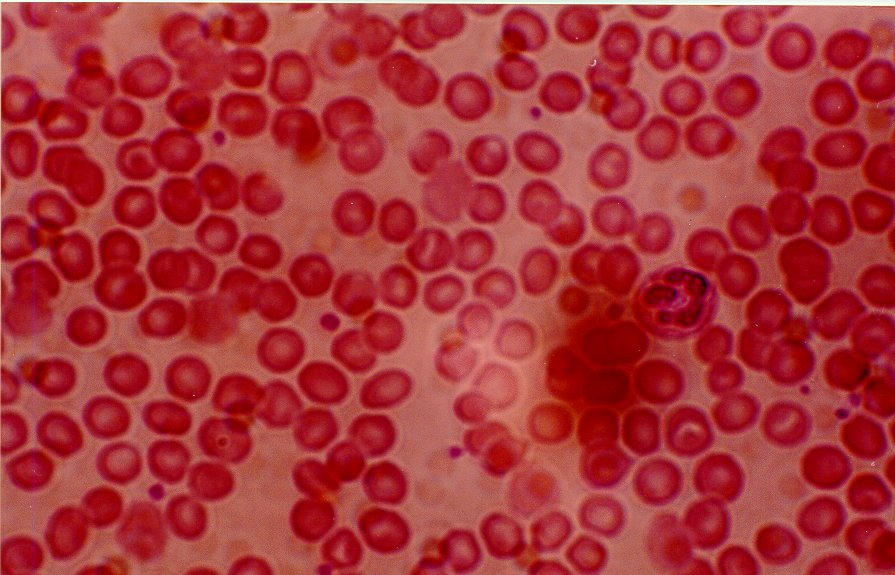
#> input picture vezbe/v1-cv-basics/images/bloodcells.jpg, 895 x 575 px, found by its file name
$ jupyter execute bloodcells-inverted.ipynb   (shell and % lines are left out)   (Python 2 division)   (older library calls are emulated)
#> lines starting #> are read from the running program, lines starting #| are printed output that depends on the picture; after the words box and inside, x2 and y2 are one past the last pixel; in counts of white or black regions, pixels touching at a corner belong together
[cell 1]
import matplotlib.pyplot as plt

import matplotlib.pylab as pylab
pylab.rcParams['figure.figsize'] = 16,12

import numpy as np
import cv2 # OpenCV biblioteka

img_blood = cv2.cvtColor(cv2.imread('../slike/bloodcells.jpg'), cv2.COLOR_BGR2RGB)
img_blood = img_blood[8:,:] #skinem gornju bijelu liniju
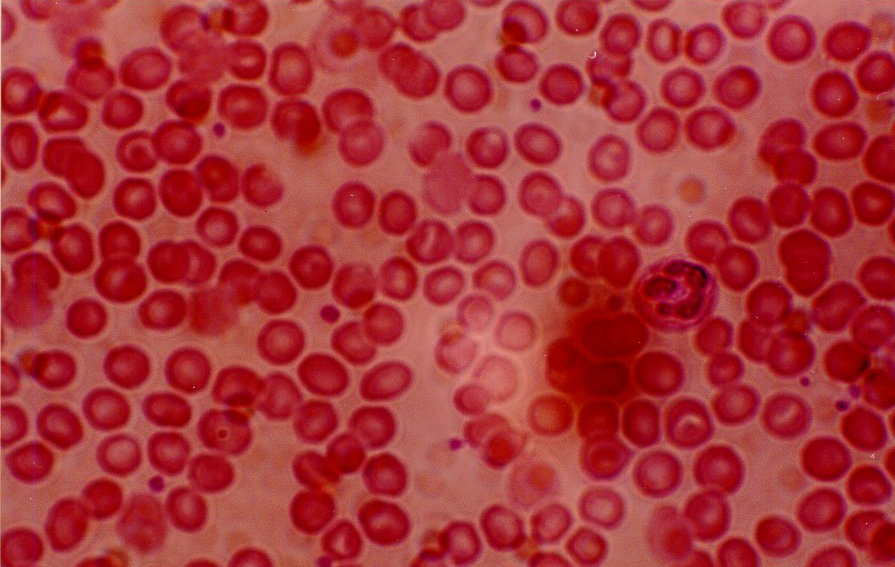
#> img_blood: shape (567, 895, 3); mean R, G, B 169.1, 50.3, 55.2
img_blood_gs = cv2.cvtColor(img_blood, cv2.COLOR_RGB2GRAY)
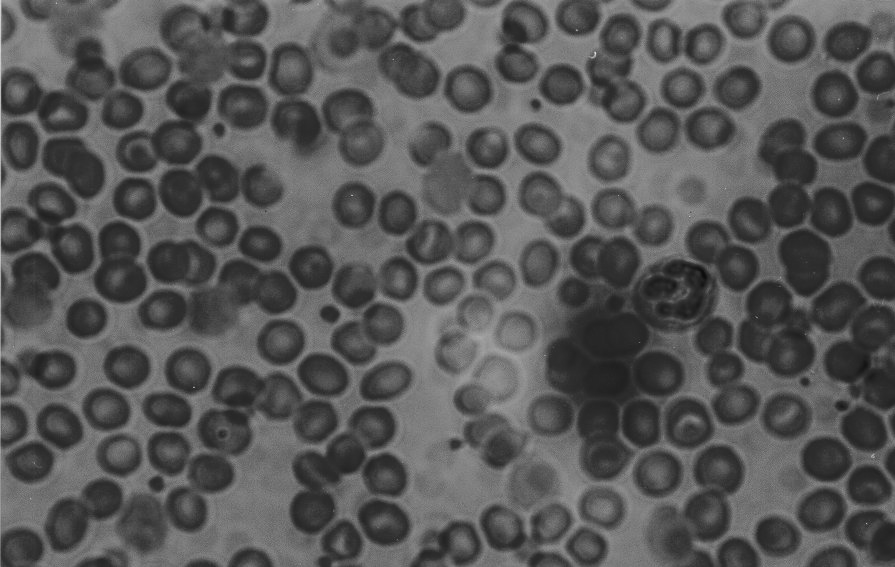
#> img_blood_gs: shape (567, 895); min 12, max 227, mean 86.4

img_blood_bin = cv2.adaptiveThreshold(img_blood_gs, 255, cv2.ADAPTIVE_THRESH_MEAN_C , cv2.THRESH_BINARY_INV, 45,  5)
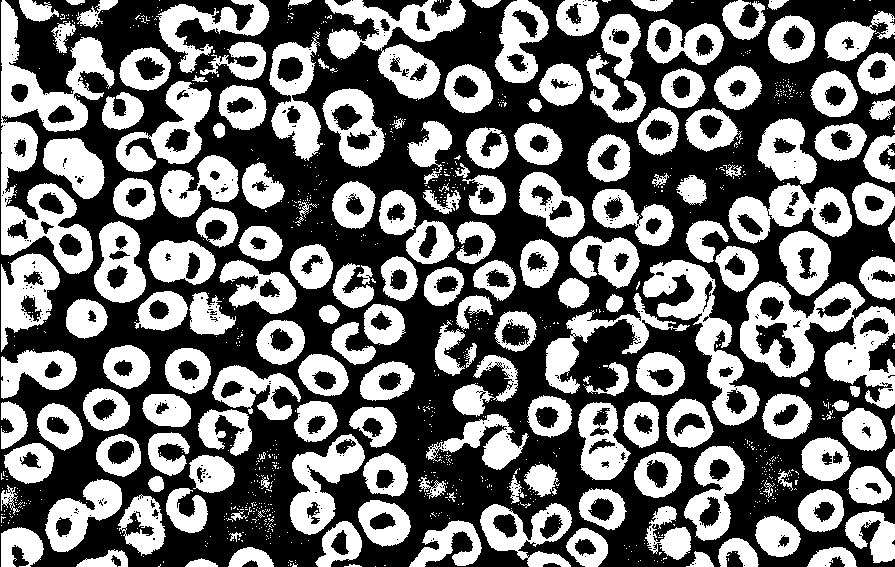
#> img_blood_bin: shape (567, 895); 43.9% white; 1077 white regions (902 under 20 px), largest, box (x1, y1, x2, y2) and area: (1, 0, 115, 274) 10827, (740, 281, 895, 409) 8431, (325, 0, 466, 100) 5767

kernel = cv2.getStructuringElement(cv2.MORPH_RECT, (4, 2))

img_ero = cv2.erode(img_blood_bin, kernel, iterations=1)
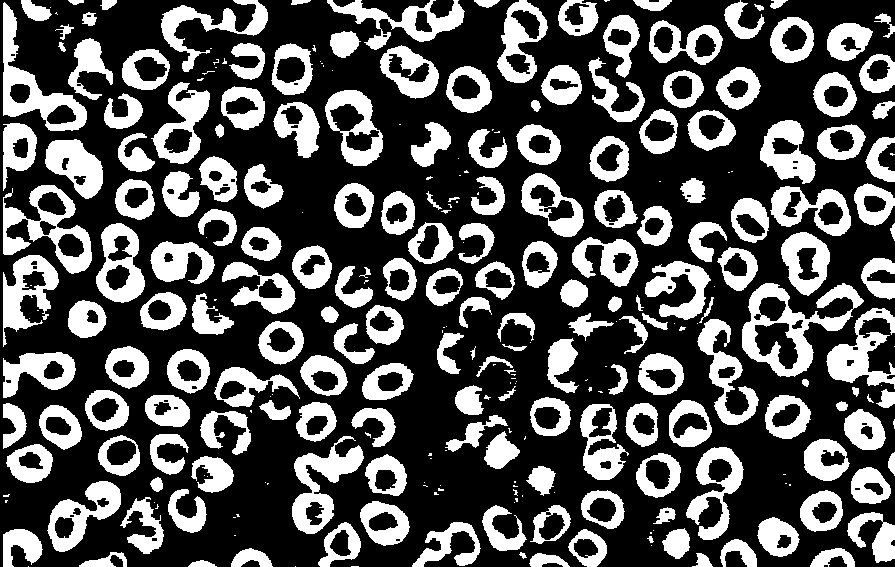
#> img_ero: shape (567, 895); 32.9% white; 291 white regions (101 under 20 px), largest, box (x1, y1, x2, y2) and area: (742, 283, 864, 377) 3843, (3, 2, 87, 131) 3008, (3, 185, 92, 274) 2891
img_ero = cv2.dilate(img_ero, kernel, iterations=1)
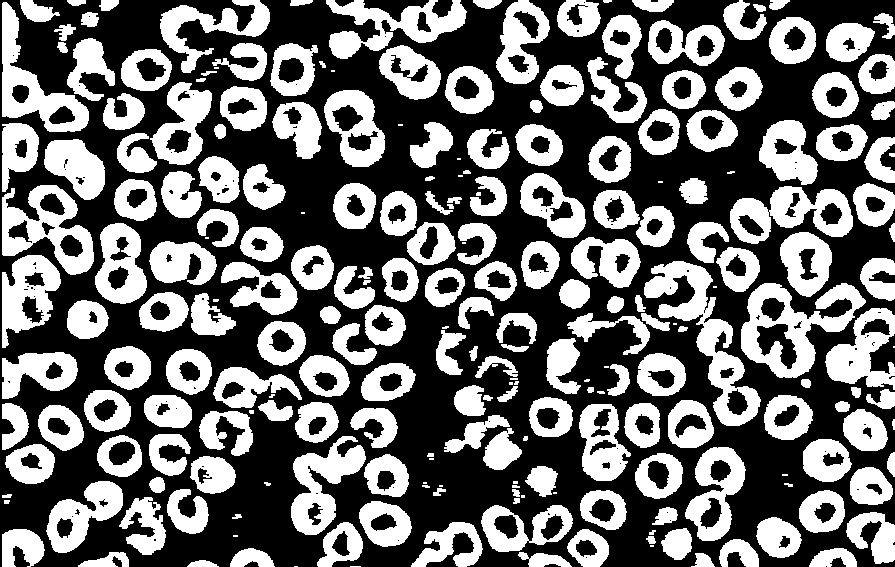
#> img_ero: shape (567, 895); 42.2% white; 240 white regions (35 under 20 px), largest, box (x1, y1, x2, y2) and area: (644, 261, 761, 426) 5360, (741, 283, 866, 378) 4916, (2, 185, 94, 275) 3808
img_ero = cv2.erode(img_ero, kernel, iterations=2)
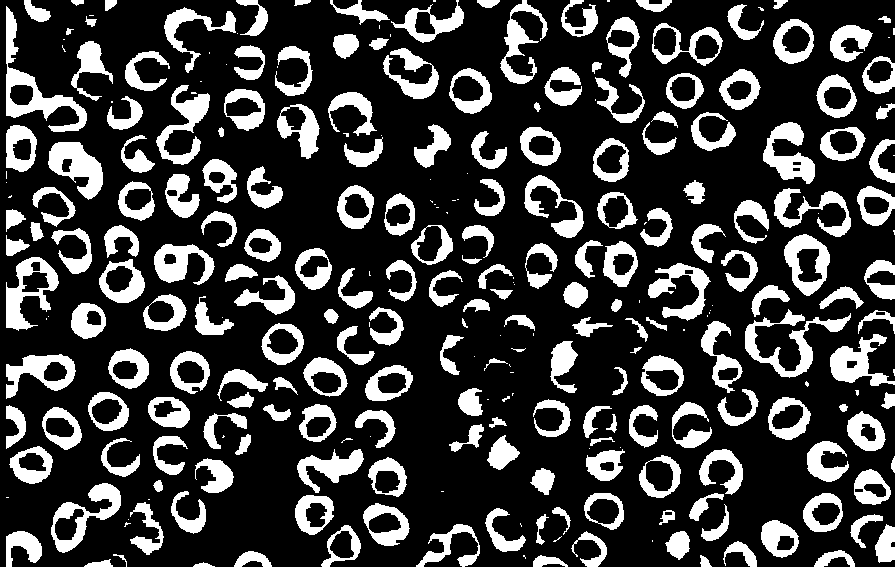
#> img_ero: shape (567, 895); 24% white; 280 white regions (73 under 20 px), largest, box (x1, y1, x2, y2) and area: (6, 6, 87, 132) 2314, (745, 309, 851, 378) 1889, (48, 142, 103, 200) 1727
img_ero = cv2.dilate(img_ero, kernel, iterations=1)
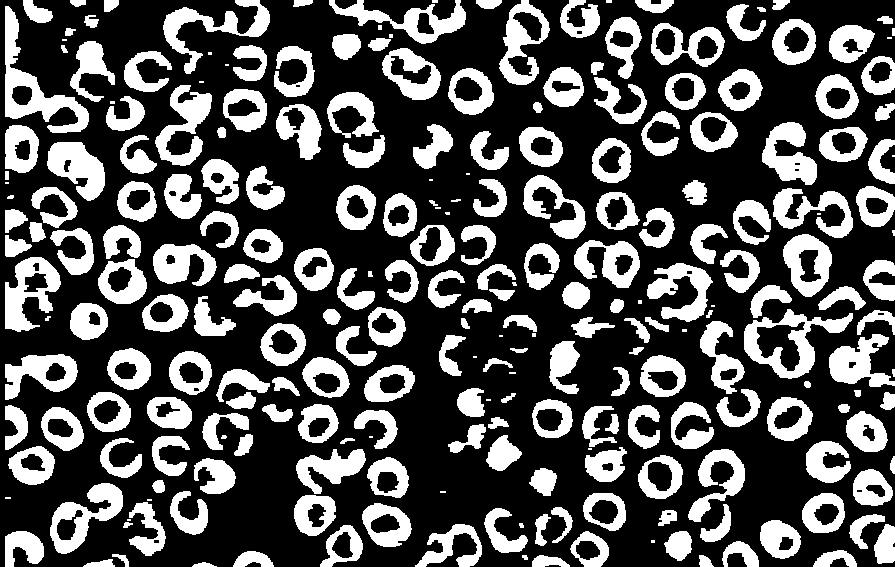
#> img_ero: shape (567, 895); 32.3% white; 252 white regions (33 under 20 px)

plt.imshow(img_ero, 'gray')

[cell 2]
img, contours, hierarchy = cv2.findContours(img_ero, cv2.RETR_TREE, cv2.CHAIN_APPROX_SIMPLE)
#> contours = 334 contours, 50 with area under 20; largest, box (x1, y1, x2, y2) and area: (744, 309, 853, 379) 3681, (5, 6, 89, 133) 3066, (5, 257, 61, 332) 2347, (50, 483, 123, 554) 2345, (499, 0, 550, 85) 2153

img = img_blood.copy()

contours_blood = []
for contour in contours:
    center, size, angle = cv2.minAreaRect(contour)
    height, width = size
    area = cv2.contourArea(contour)
    x, y = center;
    if (width > 20 or height > 20) and width < 150 and height < 150:
        contours_blood.append(contour)

        (x,y),radius = cv2.minEnclosingCircle(contour)
        center = (int(x),int(y))
        radius = int(radius)
        if radius < 70:
            img = cv2.circle(img,center,radius,(0,0,255),2)
#> this loop made 334 passes
#> (angle, height, width, area, radius) on passes 2, 4, 7, 8, 9, 11, 12: (-90, 7, 31, 129, 15), (-90, 11, 37, 270.5, 18), (-90, 15, 40, 388.5, 20), (-90, 16, 43, 391, 21), (-90, 25, 36, 464.5, 18), (-51.34, 28.89, 26.08, 555, 15), (-45, 31.82, 36.77, 940.5, 19)
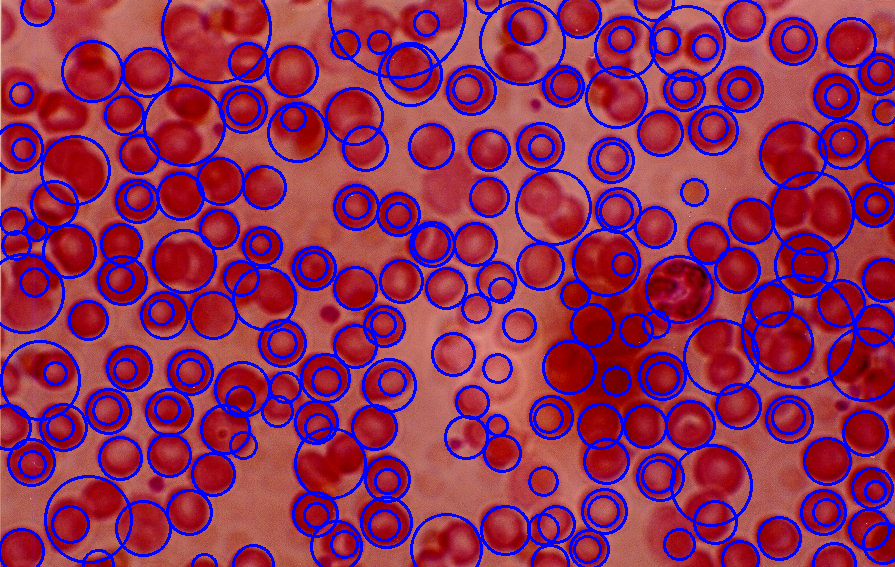
#> img: shape (567, 895, 3); mean R, G, B 141.2, 43.3, 89.5

cv2.drawContours(img, contours_blood, -1, (0, 255, 0), 2)
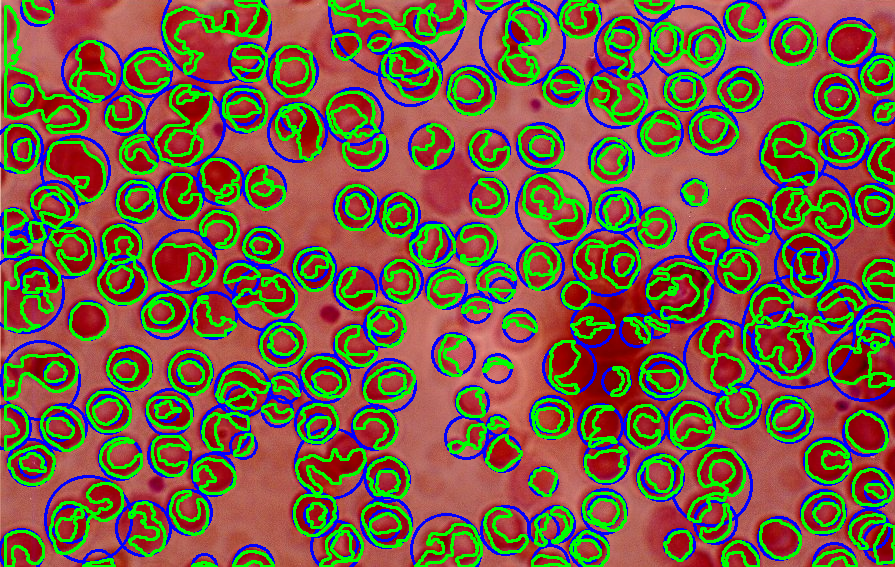
#> img: shape (567, 895, 3); mean R, G, B 117.5, 95.3, 65.7
plt.imshow(img)
print 'Ukupan broj crvenih zrnaca: %d' % len(contours_blood)
#| Ukupan broj crvenih zrnaca: 236
